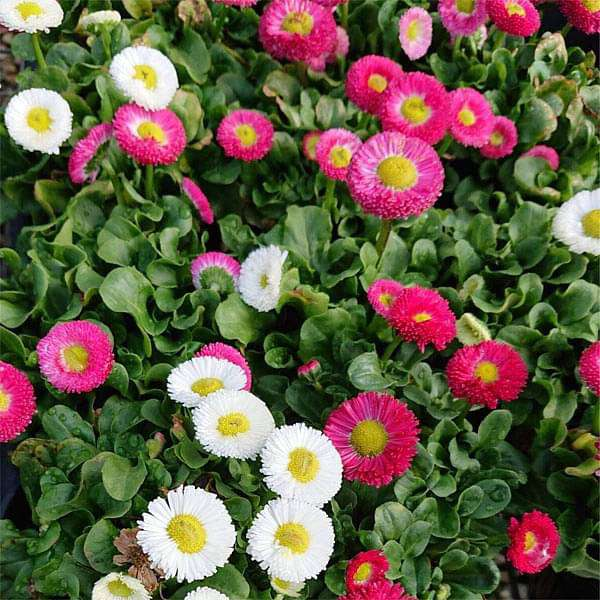
#> input picture bai3/final3.jpg, 600 x 600 px
$ python bai3.py
#> lines starting #> are read from the running program, lines starting #| are printed output that depends on the picture; long printed decimals are rounded
import matplotlib.pyplot as plt
from sklearn.cluster import KMeans
import numpy
import cv2

img = plt.imread("final3.jpg")
#> img is the input picture: shape (600, 600, 3); mean R, G, B 101, 91.6, 69.3
width = img.shape[0]
#> width = 600
height = img.shape[1]
#> height = 600
img = img.reshape(width*height,3)
print(img.shape)
#| (360000, 3)
kmeans = KMeans(n_clusters=6).fit(img)
labels = kmeans.predict(img)
clusters = kmeans.cluster_centers_
#> clusters = [[21.36, 37.84, 11.69], [181.9, 25.22, 78.06], [150.2, 158.5, 93.84], [228.2, 78.48, 149.7], [229, 226.3, 223.9], [72.7, 99.18, 48.69]]
print(labels)
#> (printed output is left out)
print(clusters)
#| [[ 21.359  37.842  11.692]
#|  [181.913  25.216  78.058 ]
#|  [150.172 158.511  93.837]
#|  [228.194  78.478 149.750]
#|  [229.008  226.304 223.859]
#|  [ 72.700  99.176  48.694]]
img2 = numpy.zeros((width,height,3), dtype=numpy.uint8)
index = 0
for i in range(height):
	for j in range(width):
		label_of_pixel = labels[index]
		img2[i][j] = clusters[label_of_pixel]
		index += 1
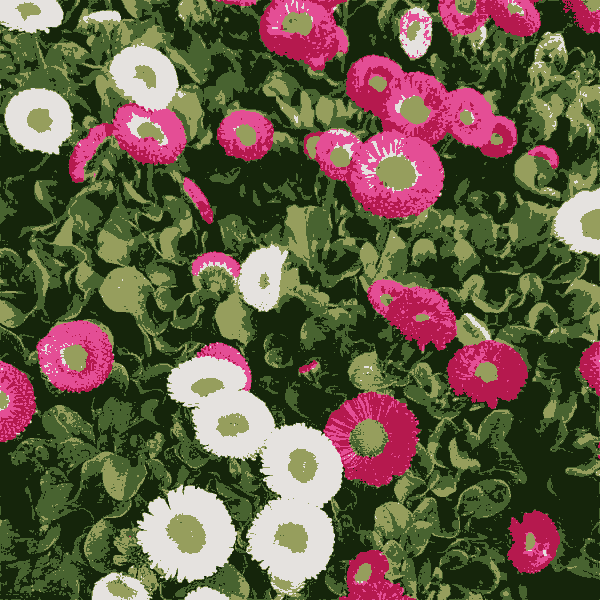
#> img2: shape (600, 600, 3); mean of channels 0, 1, 2 100.5, 91, 68.6; drawn as R, G, B
#> after the loop, index = 360000
plt.imshow(img2)
cv2.imwrite("6Kmeans.png", img2)
plt.show()
